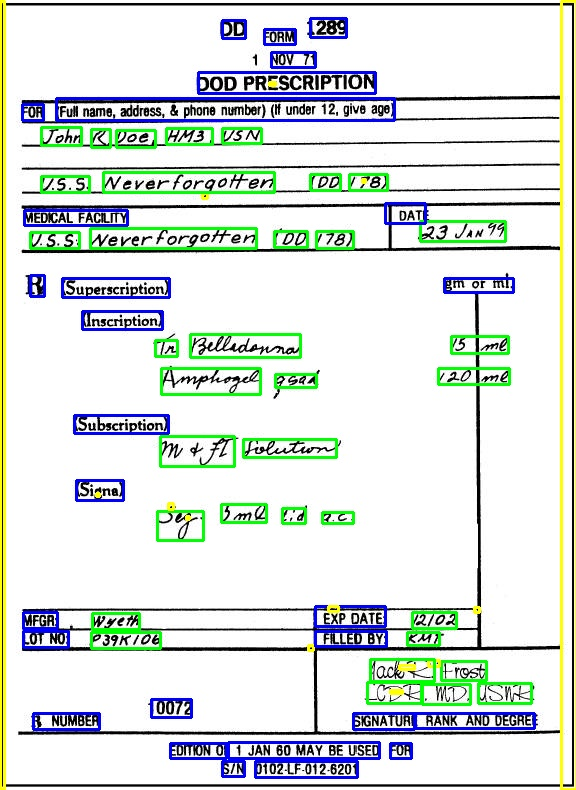
#> input picture text_localization_and_classification/Samples/ot.jpg, 576 x 790 px, found by its file name; its folder holds only this picture in this run
$ python lineremov.py
#> lines starting #> are read from the running program, lines starting #| are printed output that depends on the picture; after the words box and inside, x2 and y2 are one past the last pixel; in counts of white or black regions, pixels touching at a corner belong together
import cv2
import numpy as np
from os import listdir
from os.path import isfile, join
onlyfiles = [f for f in listdir('D:\\Python_class\\Handwritten_and_Printed_Text_Classification\\text_localization_and_classification\\Samples\\') if isfile(join('D:\\Python_class\\Handwritten_and_Printed_Text_Classification\\text_localization_and_classification\\Samples\\', f))]
des = 'D:\\Python_class\\Handwritten_and_Printed_Text_Classification\\text_localization_and_classification\\Samples\\D\\'
des2 = 'D:\\Python_class\\Handwritten_and_Printed_Text_Classification\\text_localization_and_classification\\Samples\\E\\'
tracker=0
for s in onlyfiles:
	try:
		#s = 'sample6.jpg'
		img = cv2.imread('D:\\Python_class\\Handwritten_and_Printed_Text_Classification\\text_localization_and_classification\\Samples\\C\\'+s)
#> img is the input picture: shape (790, 576, 3); mean B, G, R 220.3, 225.2, 217.2
		fram = img.copy()
		#if not img.shape():
		#	continue
		gray=cv2.cvtColor(img,cv2.COLOR_BGR2GRAY)
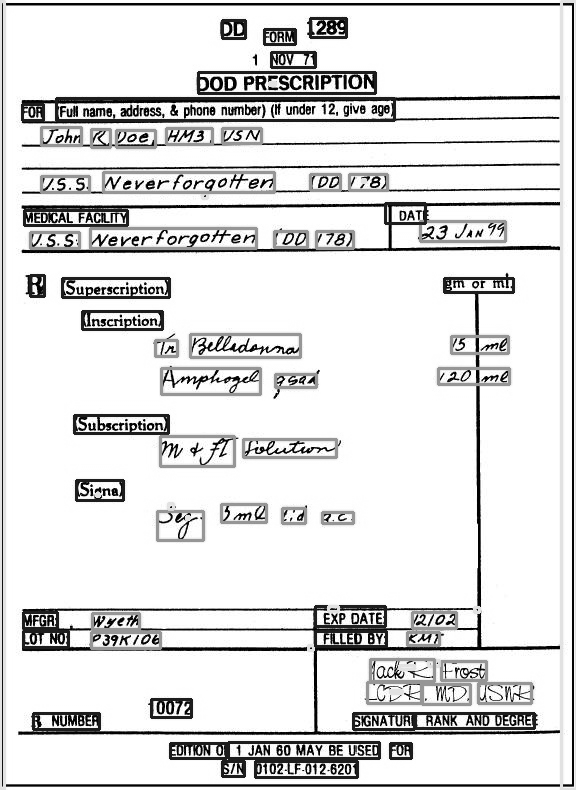
#> gray: shape (790, 576); min 0, max 255, mean 222.3
		cv2.imwrite("gray.jpg",gray)
		linek = np.zeros((11,11),dtype=np.uint8)
		linek[5,...]=1
		cv2.imwrite("link.jpg",linek)
		x=cv2.morphologyEx(gray, cv2.MORPH_OPEN, linek ,iterations=1)
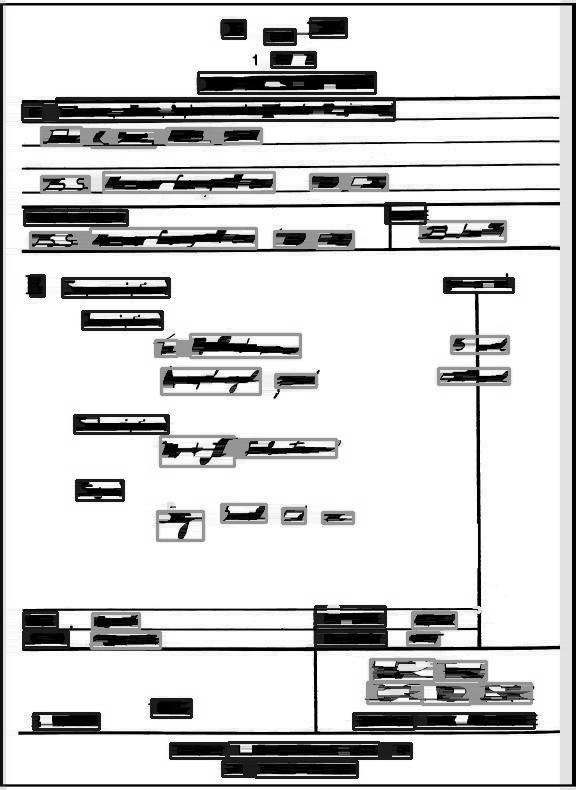
#> x: shape (790, 576); min 0, max 255, mean 208.6
		cv2.imwrite("x.jpg",x)
		gray-=x
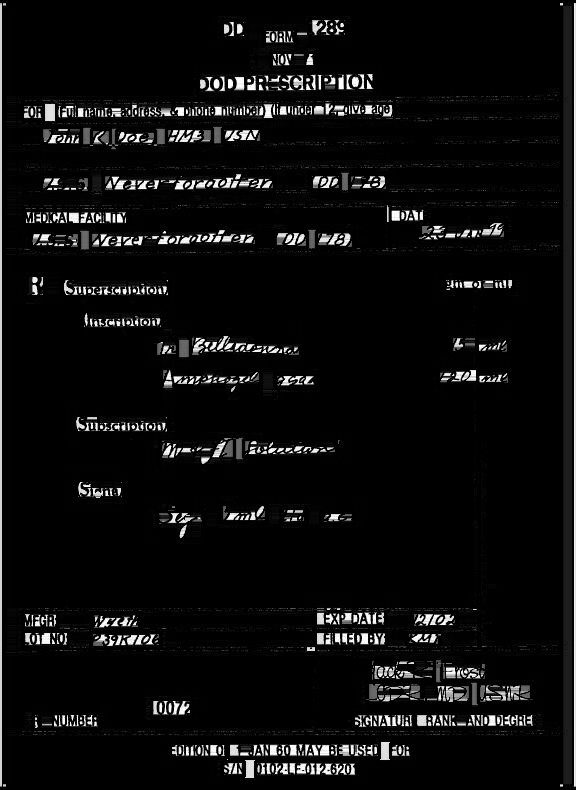
#> gray: shape (790, 576); min 0, max 255, mean 13.7
		cv2.imwrite("final.jpg",gray)
		#ret,gray = cv2.threshold(gray,10,255,cv2.THRESH_BINARY_INV)
			#gray = cv2.adaptiveThreshold(gray,255,cv2.ADAPTIVE_THRESH_GAUSSIAN_C,\
			#            cv2.THRESH_BINARY,11,2)
		kernel = np.ones((5,5), np.uint8)
		ret2,gray = cv2.threshold(gray,10,255,cv2.THRESH_BINARY+cv2.THRESH_OTSU)
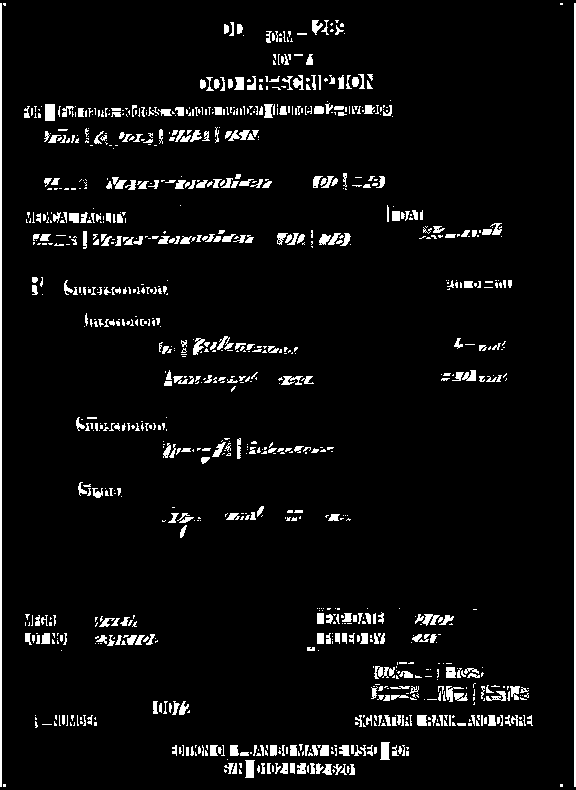
#> gray: shape (790, 576); 5.3% white; 1000 white regions (639 under 20 px), largest, box (x1, y1, x2, y2) and area: (0, 3, 2, 787) 1568, (574, 3, 576, 787) 1568, (45, 104, 55, 121) 170
#> ret2 = 103
		gray = cv2.dilate(gray, kernel, iterations=1)
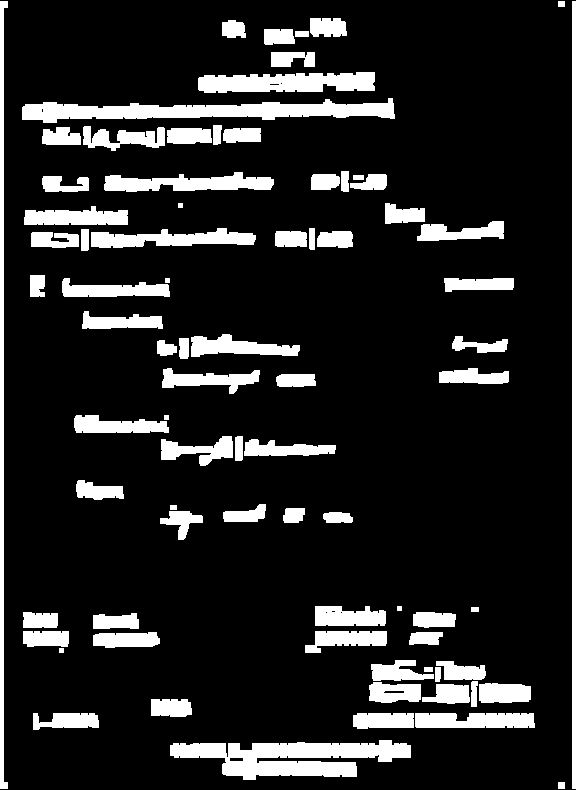
#> gray: shape (790, 576); 14.3% white; 79 white regions
		contours2, hierarchy = cv2.findContours(gray,cv2.RETR_CCOMP,cv2.CHAIN_APPROX_SIMPLE)
#> contours2 = 87 contours, 11 with area under 20; largest, box (x1, y1, x2, y2) and area: (170, 740, 411, 780) 5238, (22, 98, 395, 123) 4700, (198, 72, 375, 93) 2738, (0, 1, 8, 789) 2410, (572, 1, 576, 789) 2361
		x=0
		while x<len(contours2):
			(start_x,start_y,width,height)= cv2.boundingRect(contours2[x])
			cv2.rectangle(img, (start_x,start_y),(width+start_x,height+start_y),(255,0 , 0), 2)
			maskROI = fram[start_y:start_y+height, start_x:start_x+width]
			cv2.imwrite(des2+str(tracker)+".png",maskROI)
			tracker=tracker+1
			x=x+1
#> this loop made 87 passes
#> (start_x, start_y, width, height) on passes 1 to 12: (558, 782, 7, 7), (170, 740, 241, 40), (229, 757, 15, 5), (415, 713, 120, 15), (353, 713, 61, 16), (33, 713, 66, 17), (151, 699, 41, 18), (422, 684, 48, 20), (479, 683, 52, 20), (369, 682, 52, 21), (383, 690, 22, 4), (471, 681, 7, 26)
#> pass 2, `maskROI = fram[start_y:start_y+height, start_x:start_x+width]`:
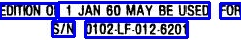
#> maskROI: shape (40, 241, 3); mean B, G, R 202.2, 147.1, 146.8
#> after the loop:
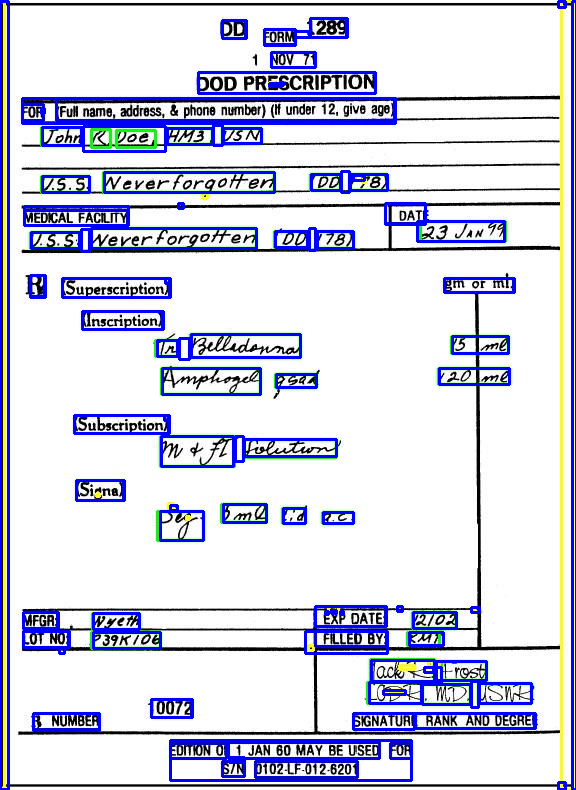
#> img: shape (790, 576, 3); 8.62% of pixels changed, all inside (x1, y1, x2, y2) = (0, 0, 576, 790)
#> after the loop, tracker = 87; x = 87
		ret,gray = cv2.threshold(gray,10,255,cv2.THRESH_BINARY_INV)
#> gray: shape (790, 576); 85.7% white; 79 black regions, largest, box (x1, y1, x2, y2) and area: (170, 740, 411, 780) 5619, (22, 98, 395, 123) 5110, (0, 1, 8, 789) 3208
		#cv2.imshow('gray',gray)
		cv2.imwrite(des+'res'+s,img)
		#cv2.waitKey(0)
	except:
		print(s)

$ run again, on text_localization_and_classification/Samples/sample11.png
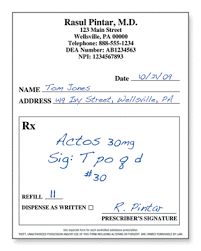
#> input picture text_localization_and_classification/Samples/sample11.png, 201 x 251 px, found by its file name
#> img is the input picture: shape (251, 201, 3); mean B, G, R 242.3, 241.1, 240.4
#> `ret2,gray = cv2.threshold(gray,10,255,cv2.THRESH_BINARY+cv2.THRESH_OTSU)`:
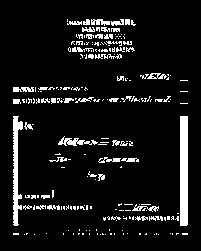
#> gray: shape (251, 201); 8.6% white; 215 white regions (165 under 20 px), largest, box (x1, y1, x2, y2) and area: (180, 116, 188, 226) 879, (13, 116, 23, 226) 589, (58, 136, 98, 146) 174
#> ret2 = 50
#> contours2 = 28 contours, 4 with area under 20; largest, box (x1, y1, x2, y2) and area: (65, 17, 138, 61) 2450, (101, 114, 190, 228) 2279, (11, 114, 94, 228) 1900, (11, 94, 173, 106) 1226, (56, 134, 135, 148) 704
#> the loop `while x<len(contours2):` made 28 passes
#> (start_x, start_y, width, height) on passes 1 to 8: (32, 232, 5, 5), (168, 231, 22, 6), (152, 231, 9, 6), (137, 231, 12, 6), (44, 231, 5, 5), (22, 231, 8, 6), (11, 231, 10, 6), (120, 228, 10, 9)
#> after the loop `while x<len(contours2):`:
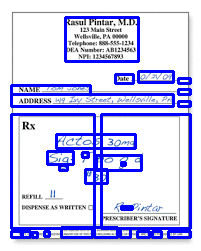
#> img: shape (251, 201, 3); 15.03% of pixels changed, all inside (x1, y1, x2, y2) = (10, 16, 192, 239)
#> after the loop `while x<len(contours2):`: tracker = 28

$ run again, on text_localization_and_classification/Samples/sample12.jpg
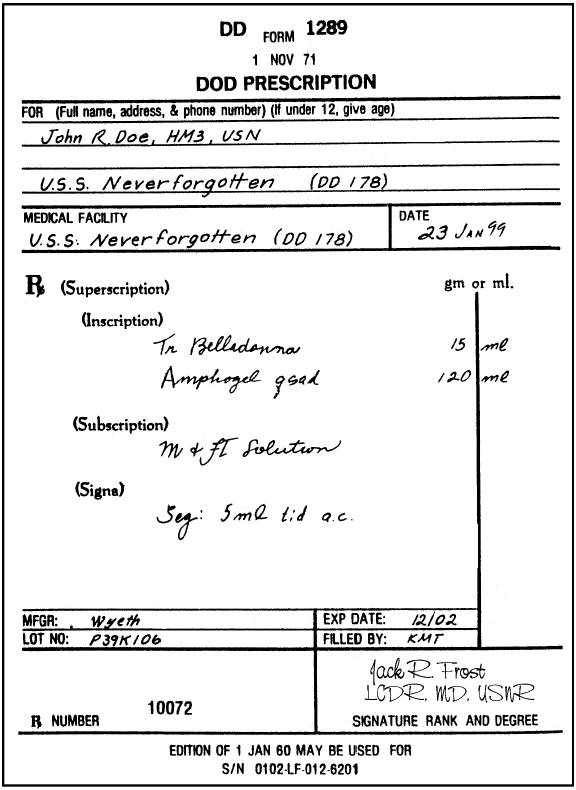
#> input picture text_localization_and_classification/Samples/sample12.jpg, 576 x 790 px, found by its file name
#> img is the input picture: shape (790, 576, 3); mean B, G, R 231.1, 231.2, 231.2
#> `ret2,gray = cv2.threshold(gray,10,255,cv2.THRESH_BINARY+cv2.THRESH_OTSU)`:
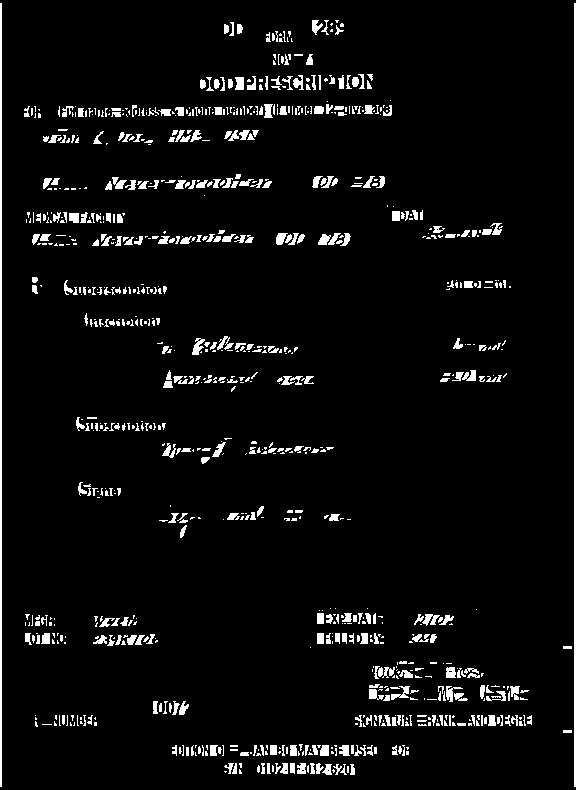
#> gray: shape (790, 576); 4.9% white; 895 white regions (560 under 20 px), largest, box (x1, y1, x2, y2) and area: (0, 3, 2, 787) 1568, (574, 3, 576, 787) 1568, (192, 338, 205, 355) 118
#> ret2 = 109
#> contours2 = 77 contours, 7 with area under 20; largest, box (x1, y1, x2, y2) and area: (56, 98, 394, 120) 4074, (198, 72, 375, 93) 2720, (561, 1, 576, 789) 2495, (0, 1, 4, 789) 2361, (103, 172, 274, 192) 1947
#> the loop `while x<len(contours2):` made 77 passes
#> (start_x, start_y, width, height) on passes 1 to 8: (255, 761, 102, 16), (222, 761, 22, 15), (390, 743, 21, 15), (170, 743, 56, 15), (228, 742, 151, 16), (415, 713, 119, 15), (353, 713, 61, 16), (33, 713, 66, 16)
#> after the loop `while x<len(contours2):`:
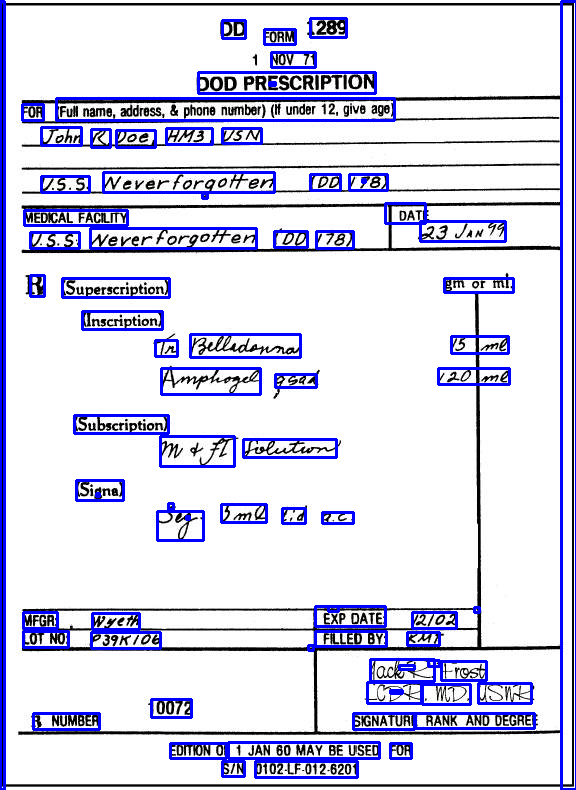
#> img: shape (790, 576, 3); 8.48% of pixels changed, all inside (x1, y1, x2, y2) = (0, 0, 576, 790)
#> after the loop `while x<len(contours2):`: tracker = 77

$ run again, on text_localization_and_classification/Samples/raj.jpg
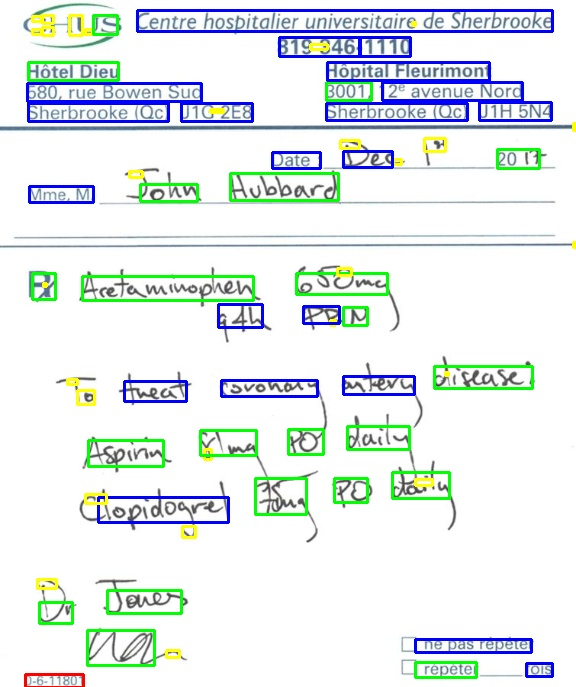
#> input picture text_localization_and_classification/Samples/raj.jpg, 576 x 687 px, found by its file name
#> img is the input picture: shape (687, 576, 3); mean B, G, R 235.4, 235.5, 227.9
#> ret2 = 55
#> contours2 = 59 contours, 3 with area under 20; largest, box (x1, y1, x2, y2) and area: (326, 62, 551, 123) 8048, (137, 10, 553, 31) 5396, (28, 101, 253, 124) 3170, (279, 37, 410, 57) 2236, (82, 276, 258, 302) 2228
#> the loop `while x<len(contours2):` made 59 passes
#> (start_x, start_y, width, height) on passes 1 to 8: (25, 674, 58, 13), (521, 664, 32, 14), (415, 663, 66, 15), (415, 639, 116, 13), (87, 630, 91, 36), (39, 602, 34, 21), (107, 590, 79, 23), (38, 583, 5, 5)
#> after the loop `while x<len(contours2):`:
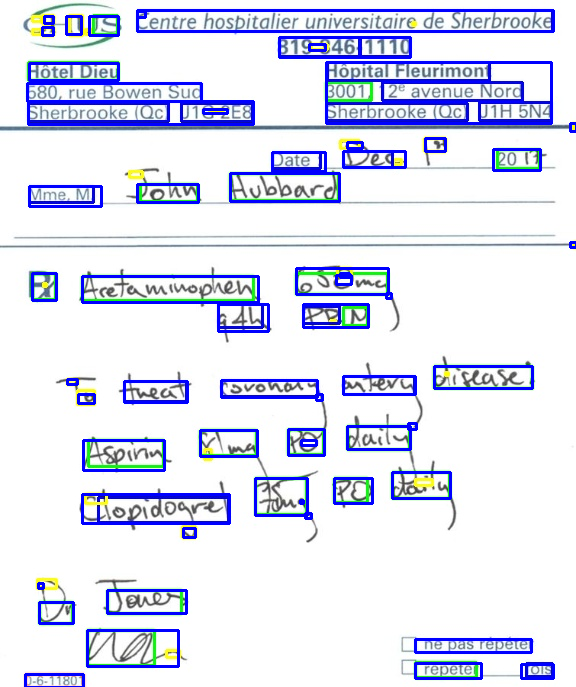
#> img: shape (687, 576, 3); 6.83% of pixels changed, all inside (x1, y1, x2, y2) = (24, 9, 576, 687)
#> after the loop `while x<len(contours2):`: tracker = 59
